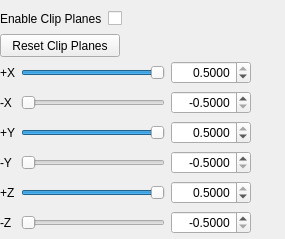
<?xml version="1.0" encoding="UTF-8"?>
<ui version="4.0">
 <class>clipPlanesController</class>
 <widget class="QWidget" name="clipPlanesController">
  <property name="geometry">
   <rect>
    <x>0</x>
    <y>0</y>
    <width>285</width>
    <height>239</height>
   </rect>
  </property>
  <property name="sizePolicy">
   <sizepolicy hsizetype="Preferred" vsizetype="Preferred">
    <horstretch>0</horstretch>
    <verstretch>0</verstretch>
   </sizepolicy>
  </property>
  <property name="minimumSize">
   <size>
    <width>250</width>
    <height>0</height>
   </size>
  </property>
  <property name="windowTitle">
   <string>Clip Planes</string>
  </property>
  <widget class="QWidget" name="clipPlanesWidget" native="true">
   <property name="geometry">
    <rect>
     <x>0</x>
     <y>30</y>
     <width>251</width>
     <height>211</height>
    </rect>
   </property>
   <widget class="QWidget" name="layoutWidget">
    <property name="geometry">
     <rect>
      <x>0</x>
      <y>30</y>
      <width>251</width>
      <height>176</height>
     </rect>
    </property>
    <layout class="QGridLayout" name="clipPlanesLayout">
     <item row="0" column="0">
      <widget class="QLabel" name="posXLabel">
       <property name="text">
        <string>+X</string>
       </property>
      </widget>
     </item>
     <item row="0" column="1">
      <widget class="QSlider" name="posXSlider">
       <property name="maximum">
        <number>10000</number>
       </property>
       <property name="value">
        <number>10000</number>
       </property>
       <property name="orientation">
        <enum>Qt::Horizontal</enum>
       </property>
      </widget>
     </item>
     <item row="1" column="0">
      <widget class="QLabel" name="negXLabel">
       <property name="text">
        <string>-X</string>
       </property>
      </widget>
     </item>
     <item row="1" column="1">
      <widget class="QSlider" name="negXSlider">
       <property name="maximum">
        <number>10000</number>
       </property>
       <property name="orientation">
        <enum>Qt::Horizontal</enum>
       </property>
      </widget>
     </item>
     <item row="2" column="0">
      <widget class="QLabel" name="posYLabel">
       <property name="text">
        <string>+Y</string>
       </property>
      </widget>
     </item>
     <item row="2" column="1">
      <widget class="QSlider" name="posYSlider">
       <property name="maximum">
        <number>10000</number>
       </property>
       <property name="value">
        <number>10000</number>
       </property>
       <property name="orientation">
        <enum>Qt::Horizontal</enum>
       </property>
      </widget>
     </item>
     <item row="3" column="0">
      <widget class="QLabel" name="negYLabel">
       <property name="text">
        <string>-Y</string>
       </property>
      </widget>
     </item>
     <item row="3" column="1">
      <widget class="QSlider" name="negYSlider">
       <property name="maximum">
        <number>10000</number>
       </property>
       <property name="orientation">
        <enum>Qt::Horizontal</enum>
       </property>
      </widget>
     </item>
     <item row="4" column="0">
      <widget class="QLabel" name="posZLabel">
       <property name="text">
        <string>+Z</string>
       </property>
      </widget>
     </item>
     <item row="4" column="1">
      <widget class="QSlider" name="posZSlider">
       <property name="maximum">
        <number>10000</number>
       </property>
       <property name="value">
        <number>10000</number>
       </property>
       <property name="orientation">
        <enum>Qt::Horizontal</enum>
       </property>
      </widget>
     </item>
     <item row="5" column="0">
      <widget class="QLabel" name="negZLabel">
       <property name="text">
        <string>-Z</string>
       </property>
      </widget>
     </item>
     <item row="5" column="1">
      <widget class="QSlider" name="negZSlider">
       <property name="maximum">
        <number>10000</number>
       </property>
       <property name="orientation">
        <enum>Qt::Horizontal</enum>
       </property>
      </widget>
     </item>
     <item row="0" column="2">
      <widget class="QDoubleSpinBox" name="posXSpinBox">
       <property name="minimumSize">
        <size>
         <width>80</width>
         <height>0</height>
        </size>
       </property>
       <property name="alignment">
        <set>Qt::AlignRight|Qt::AlignTrailing|Qt::AlignVCenter</set>
       </property>
       <property name="decimals">
        <number>4</number>
       </property>
       <property name="minimum">
        <double>-0.500000000000000</double>
       </property>
       <property name="maximum">
        <double>0.500000000000000</double>
       </property>
       <property name="singleStep">
        <double>0.000010000000000</double>
       </property>
       <property name="value">
        <double>0.500000000000000</double>
       </property>
      </widget>
     </item>
     <item row="1" column="2">
      <widget class="QDoubleSpinBox" name="negXSpinBox">
       <property name="minimumSize">
        <size>
         <width>80</width>
         <height>0</height>
        </size>
       </property>
       <property name="alignment">
        <set>Qt::AlignRight|Qt::AlignTrailing|Qt::AlignVCenter</set>
       </property>
       <property name="decimals">
        <number>4</number>
       </property>
       <property name="minimum">
        <double>-0.500000000000000</double>
       </property>
       <property name="maximum">
        <double>0.500000000000000</double>
       </property>
       <property name="singleStep">
        <double>0.000010000000000</double>
       </property>
       <property name="value">
        <double>-0.500000000000000</double>
       </property>
      </widget>
     </item>
     <item row="2" column="2">
      <widget class="QDoubleSpinBox" name="posYSpinBox">
       <property name="minimumSize">
        <size>
         <width>80</width>
         <height>0</height>
        </size>
       </property>
       <property name="alignment">
        <set>Qt::AlignRight|Qt::AlignTrailing|Qt::AlignVCenter</set>
       </property>
       <property name="decimals">
        <number>4</number>
       </property>
       <property name="minimum">
        <double>-0.500000000000000</double>
       </property>
       <property name="maximum">
        <double>0.500000000000000</double>
       </property>
       <property name="singleStep">
        <double>0.000010000000000</double>
       </property>
       <property name="value">
        <double>0.500000000000000</double>
       </property>
      </widget>
     </item>
     <item row="3" column="2">
      <widget class="QDoubleSpinBox" name="negYSpinBox">
       <property name="minimumSize">
        <size>
         <width>80</width>
         <height>0</height>
        </size>
       </property>
       <property name="alignment">
        <set>Qt::AlignRight|Qt::AlignTrailing|Qt::AlignVCenter</set>
       </property>
       <property name="decimals">
        <number>4</number>
       </property>
       <property name="minimum">
        <double>-0.500000000000000</double>
       </property>
       <property name="maximum">
        <double>0.500000000000000</double>
       </property>
       <property name="singleStep">
        <double>0.000010000000000</double>
       </property>
       <property name="value">
        <double>-0.500000000000000</double>
       </property>
      </widget>
     </item>
     <item row="4" column="2">
      <widget class="QDoubleSpinBox" name="posZSpinBox">
       <property name="minimumSize">
        <size>
         <width>80</width>
         <height>0</height>
        </size>
       </property>
       <property name="alignment">
        <set>Qt::AlignRight|Qt::AlignTrailing|Qt::AlignVCenter</set>
       </property>
       <property name="decimals">
        <number>4</number>
       </property>
       <property name="minimum">
        <double>-0.500000000000000</double>
       </property>
       <property name="maximum">
        <double>0.500000000000000</double>
       </property>
       <property name="singleStep">
        <double>0.000010000000000</double>
       </property>
       <property name="value">
        <double>0.500000000000000</double>
       </property>
      </widget>
     </item>
     <item row="5" column="2">
      <widget class="QDoubleSpinBox" name="negZSpinBox">
       <property name="minimumSize">
        <size>
         <width>80</width>
         <height>0</height>
        </size>
       </property>
       <property name="alignment">
        <set>Qt::AlignRight|Qt::AlignTrailing|Qt::AlignVCenter</set>
       </property>
       <property name="decimals">
        <number>4</number>
       </property>
       <property name="minimum">
        <double>-0.500000000000000</double>
       </property>
       <property name="maximum">
        <double>0.500000000000000</double>
       </property>
       <property name="singleStep">
        <double>0.000010000000000</double>
       </property>
       <property name="value">
        <double>-0.500000000000000</double>
       </property>
      </widget>
     </item>
    </layout>
   </widget>
   <widget class="QPushButton" name="clipPlanesResetButton">
    <property name="geometry">
     <rect>
      <x>0</x>
      <y>4</y>
      <width>120</width>
      <height>23</height>
     </rect>
    </property>
    <property name="minimumSize">
     <size>
      <width>0</width>
      <height>0</height>
     </size>
    </property>
    <property name="maximumSize">
     <size>
      <width>120</width>
      <height>16777215</height>
     </size>
    </property>
    <property name="text">
     <string>Reset Clip Planes</string>
    </property>
   </widget>
  </widget>
  <widget class="QWidget" name="layoutWidget">
   <property name="geometry">
    <rect>
     <x>0</x>
     <y>10</y>
     <width>130</width>
     <height>17</height>
    </rect>
   </property>
   <layout class="QHBoxLayout" name="horizontalLayout">
    <item>
     <widget class="QLabel" name="clipPlanesLabel">
      <property name="text">
       <string>Enable Clip Planes</string>
      </property>
     </widget>
    </item>
    <item>
     <widget class="QCheckBox" name="clipPlanesCheckBox">
      <property name="tristate">
       <bool>false</bool>
      </property>
     </widget>
    </item>
   </layout>
  </widget>
 </widget>
 <resources/>
 <connections/>
</ui>
